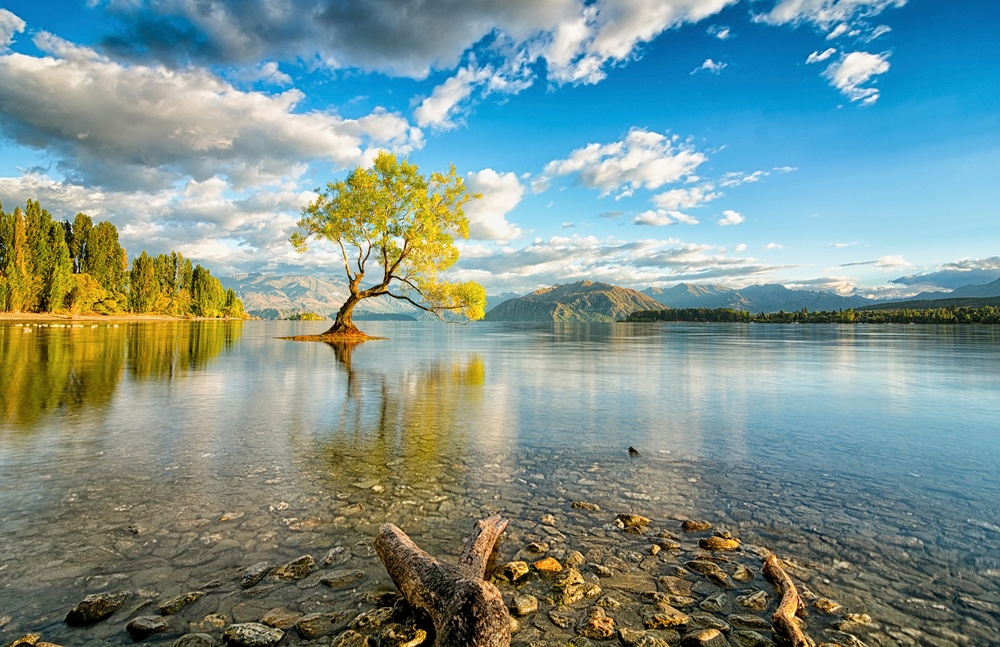
#> input picture land.jpeg, 1000 x 647 px, shrunk from 2048 x 1326 before the run
$ jupyter execute Untitled1.ipynb   (shell and % lines are left out)   (older library calls are emulated)
#> lines starting #> are read from the running program, lines starting #| are printed output that depends on the picture; after the words box and inside, x2 and y2 are one past the last pixel; in counts of white or black regions, pixels touching at a corner belong together
[cell 1]
# Import the packages
import cv2

[cell 2]
i=cv2.imread('land.jpeg',-1)
#> i is the input picture: shape (647, 1000, 3); mean B, G, R 142, 146.9, 124.2
gray=cv2.cvtColor(i,cv2.COLOR_BGR2GRAY)
img = cv2.GaussianBlur(gray,(3,3),0)

[cell 3]
# SOBEL EDGE DETECTOR AND TO SHOW THE DETECTED IMAGE
sobel_x=cv2.Sobel(img,cv2.CV_64F,1,0,ksize=5)
cv2.imshow('sobel_x',sobel_x)
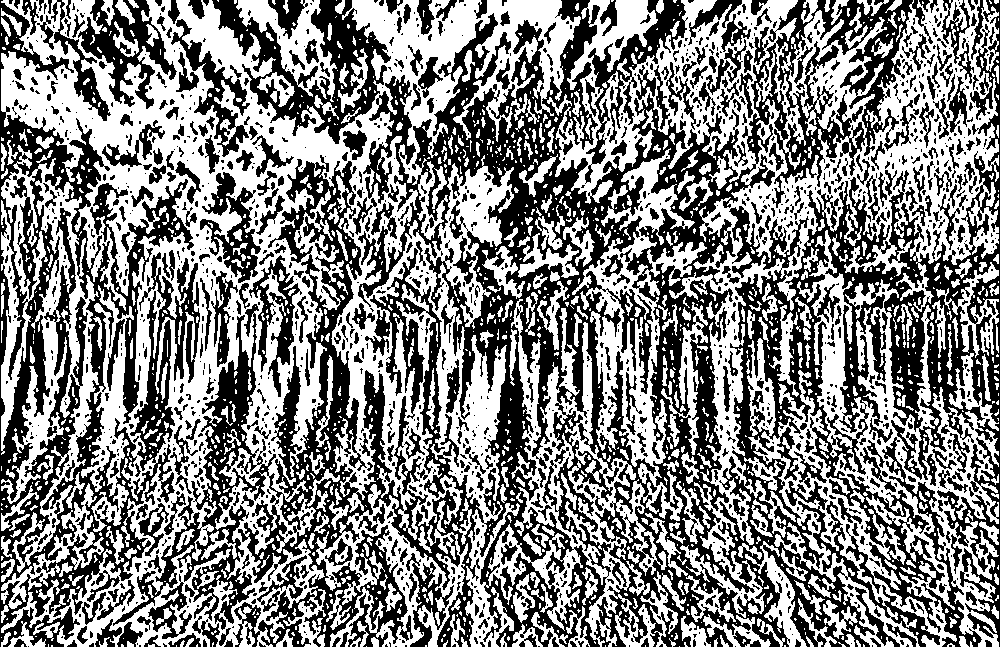
#> window 'sobel_x': shape (647, 1000); 51.7% white; 1713 black regions (1203 under 20 px), largest, box (x1, y1, x2, y2) and area: (113, 0, 1000, 647) 190722, (0, 0, 200, 647) 40499, (212, 0, 391, 144) 8570
cv2.waitKey(0)
cv2.destroyAllWindows()
sobel_y=cv2.Sobel(img,cv2.CV_64F,0,1,ksize=5)
cv2.imshow('sobel_y',sobel_y)
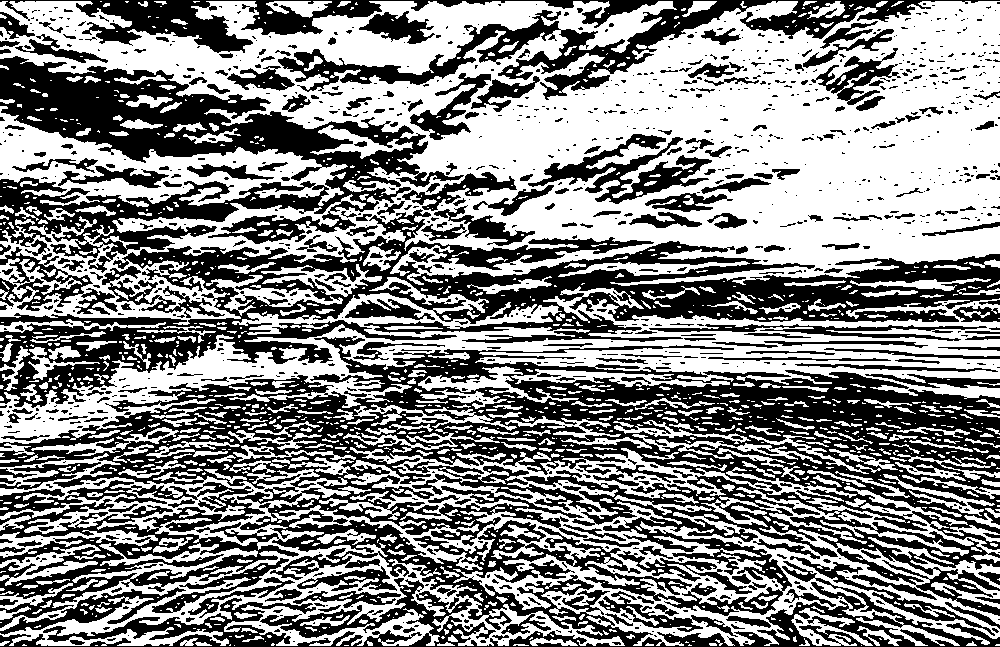
#> window 'sobel_y': shape (647, 1000); 53% white; 1183 black regions (869 under 20 px), largest, box (x1, y1, x2, y2) and area: (0, 336, 1000, 647) 133371, (0, 209, 1000, 408) 50594, (0, 56, 464, 273) 34398
cv2.waitKey(0)
cv2.destroyAllWindows()
sobel_xy=cv2.Sobel(img,cv2.CV_64F,1,1,ksize=5)
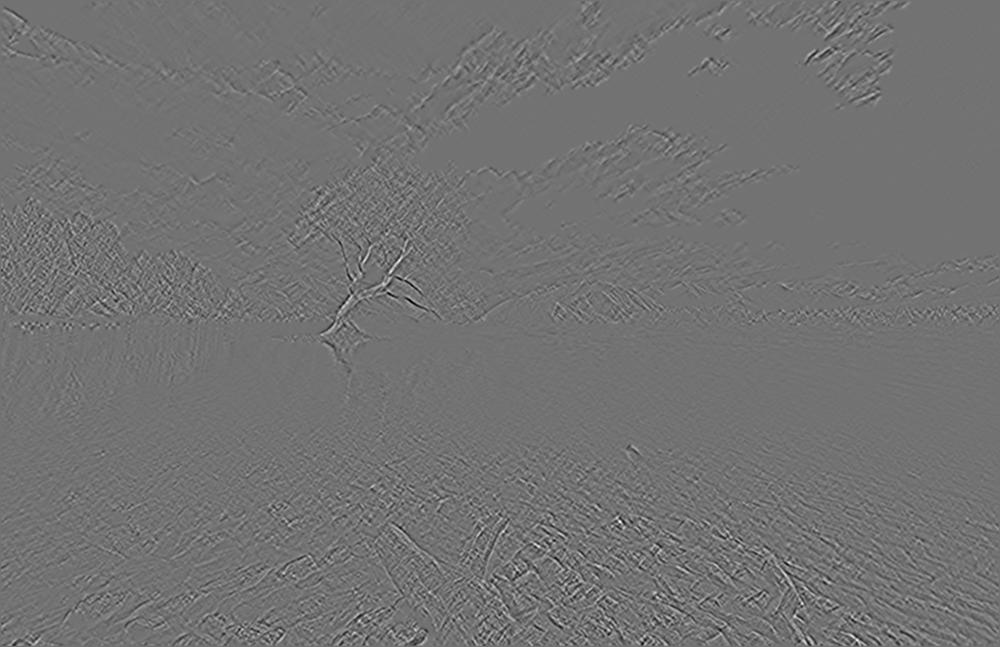
#> sobel_xy: shape (647, 1000) float64; min -1545, max 1886, mean 0; drawn with min black and max white
cv2.imshow('sobel_xy',sobel_xy)
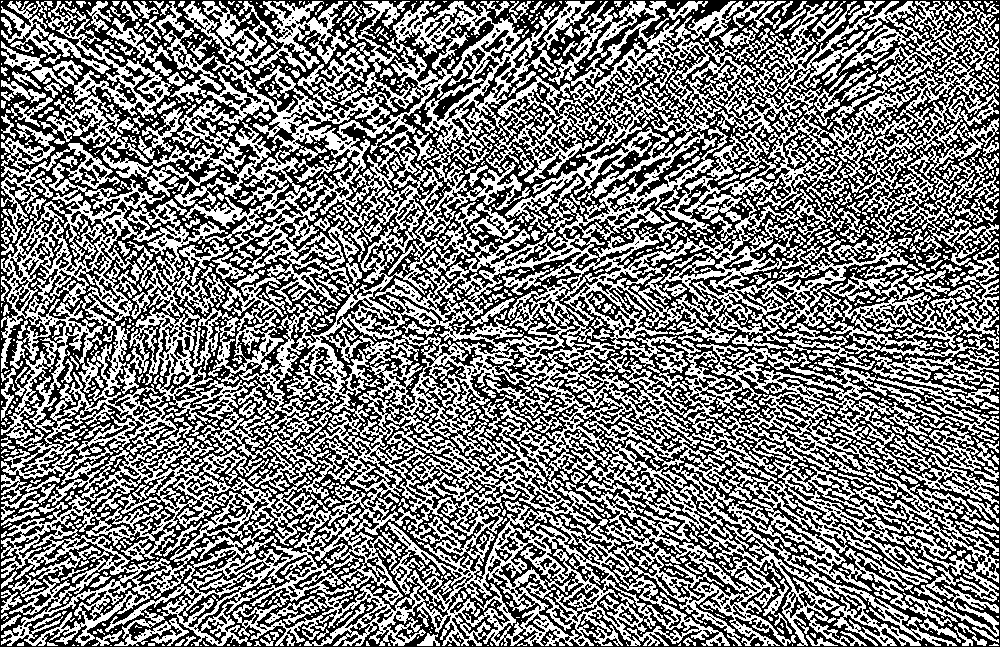
#> window 'sobel_xy': shape (647, 1000); 49% white; 1473 white regions (1036 under 20 px), largest, box (x1, y1, x2, y2) and area: (1, 1, 999, 646) 259553, (1, 1, 171, 148) 5000, (183, 1, 350, 74) 4518
cv2.waitKey(0)
cv2.destroyAllWindows()

[cell 4]
# LAPLACIAN EDGE DETECTOR AND TO SHOW THE DETECTED IMAGE
rgb_image = cv2.cvtColor(i,cv2.COLOR_BGR2RGB)
laplacian_operator = cv2.Laplacian(rgb_image,cv2.CV_64F)
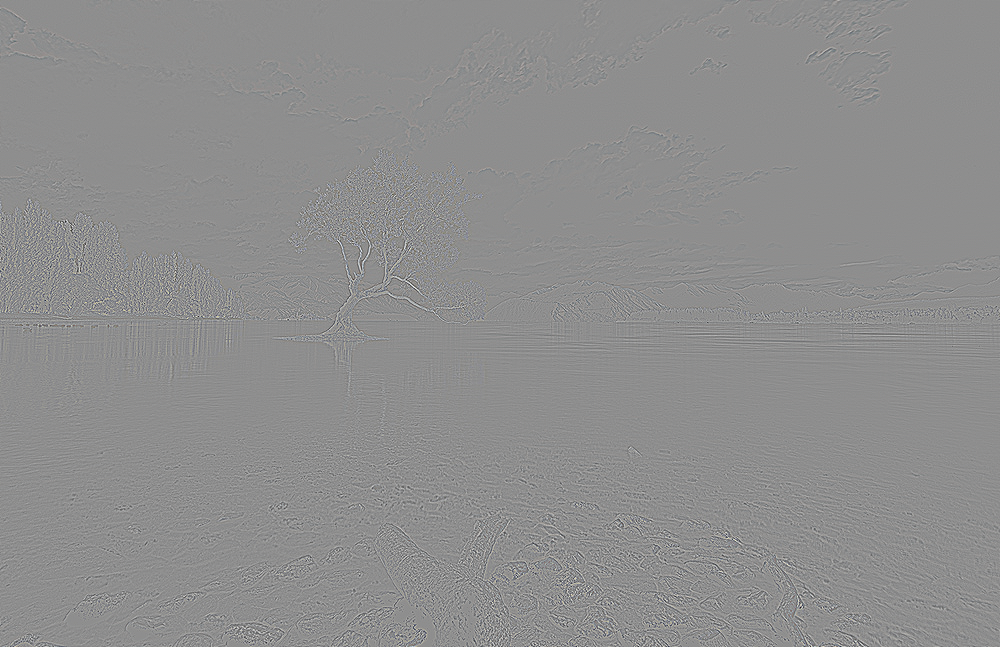
#> laplacian_operator: shape (647, 1000, 3) float64; mean R, G, B 0, 0, 0; drawn with min black and max white
cv2.imshow('laplacian_operator',laplacian_operator)
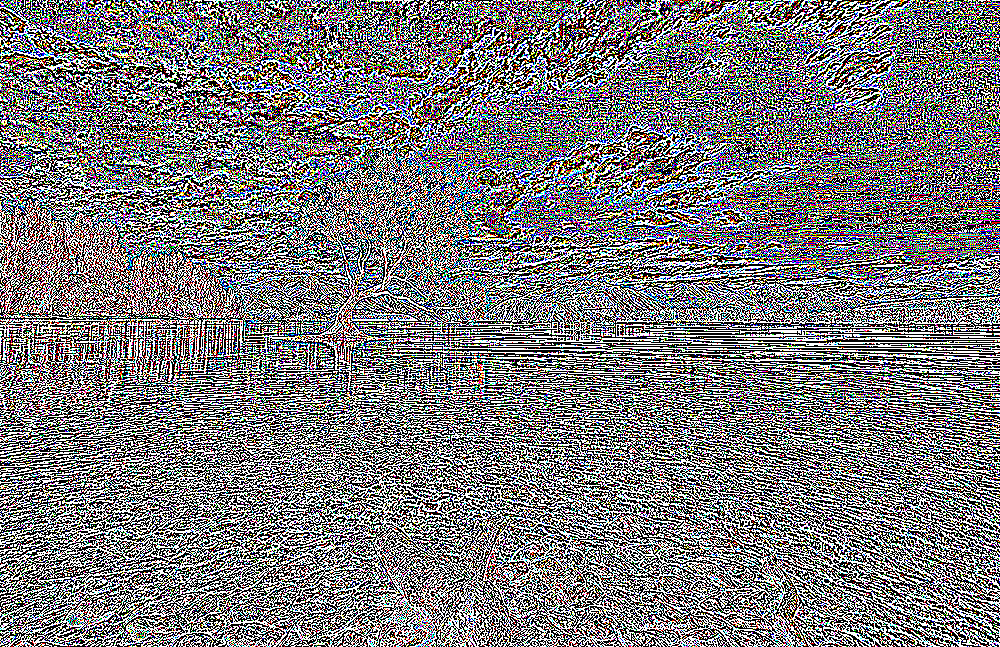
#> window 'laplacian_operator': shape (647, 1000, 3); mean B, G, R 122.8, 121.6, 123
cv2.waitKey(0)
cv2.destroyAllWindows()

[cell 5]
canny_edges = cv2.Canny(img, 120, 150)
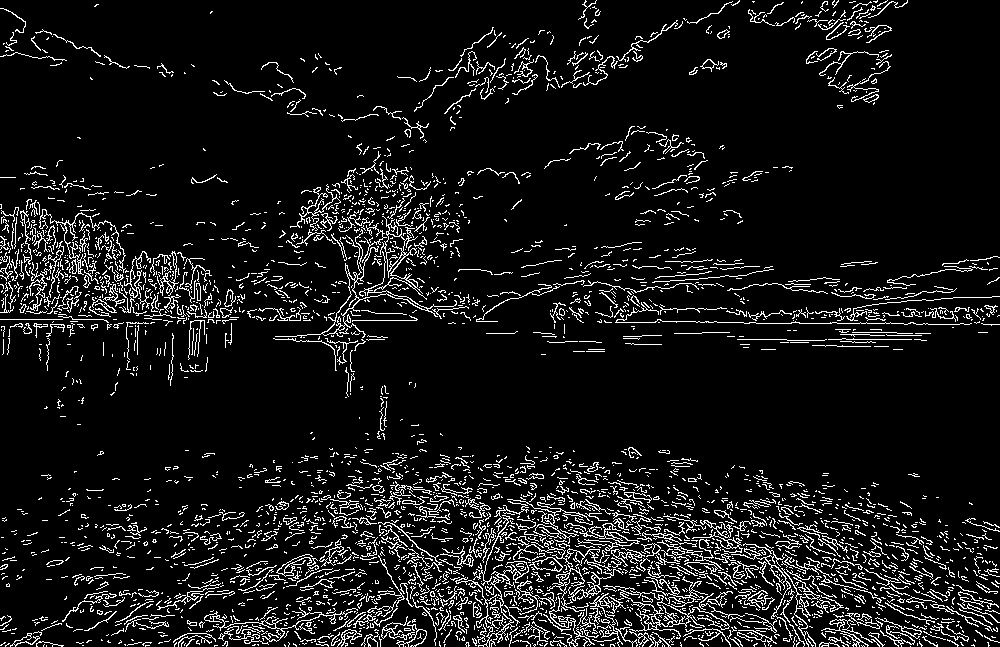
#> canny_edges: shape (647, 1000); 8.6% white in thin lines or dots
cv2.imshow('canny',canny_edges)
cv2.waitKey(0)
cv2.destroyAllWindows()
